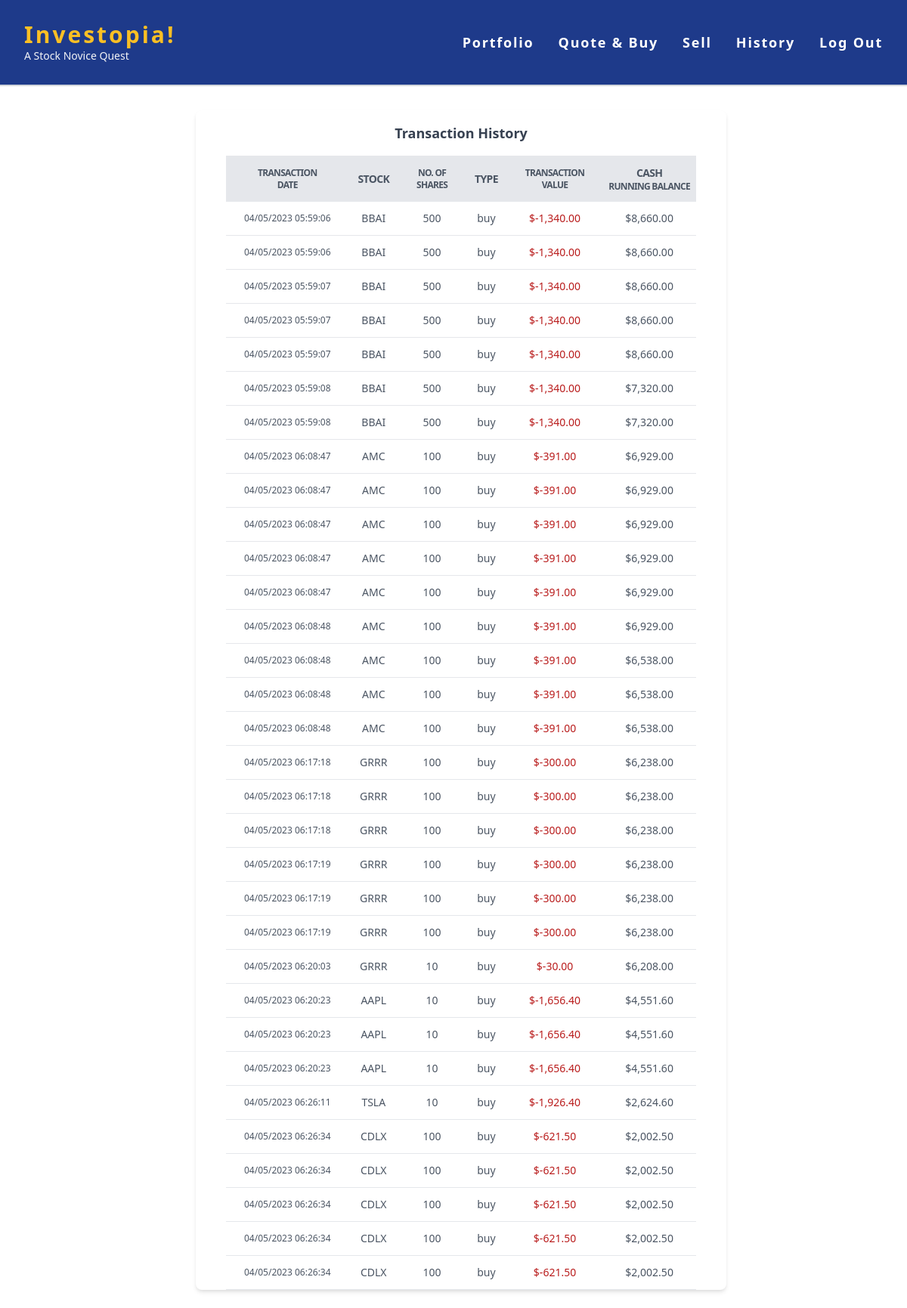
Page /history (signed in) on the committed database.
### app.py (models this page shows, shortened)
class stock_txn(db.Model):
    txn_id = db.Column(db.Integer, primary_key=True)
    stock = db.Column(db.String(80), nullable=False)
    no_of_shares = db.Column(db.Integer, nullable=False)
    total_cost = db.Column(db.Integer, nullable=False)
    user_id = db.Column(db.Integer)
    txn_date = db.Column(db.Date)
    txn_type = db.Column(db.String(80), nullable=False)

class cash_running_bal(db.Model):
    c_bal_id = db.Column(db.Integer, primary_key=True)
    user_id = db.Column(db.Integer)
    txn_id = db.Column(db.Integer)
    txn_date = db.Column(db.Date)
    amount_change = db.Column(db.Integer, nullable=False)
    cash_end_bal = db.Column(db.Integer, nullable=False)

### app.py (the view)
@fin_app.route("/history")
@login_required
def history():
    current_user = session["user_id"]
    transactions = db.session.execute(text(
        "SELECT * FROM stock_txn WHERE user_id = :current_user"), {'current_user': current_user})
    cash_history = db.session.execute(text(
        "SELECT * FROM cash_running_bal WHERE user_id = :current_user"), {'current_user': current_user})
    cash_history = db.session.execute(text(
        "SELECT * FROM (SELECT * FROM cash_running_bal JOIN stock_txn ON cash_running_bal.txn_id = stock_txn.txn_id) WHERE user_id = :current_user"), {'current_user': current_user})
    return render_template("history.html", transactions=transactions, cash_history=cash_history)

### app.py (called while the page is built)
@fin_app.after_request
def after_request(response):
    response.headers["Cache-Control"] = "no-cache, no-store, must-revalidate"
    response.headers["Expires"] = 0
    response.headers["Pragma"] = "no-cache"
    return response

### helpers.py (called while the page is built)
def login_required(f):
    @wraps(f)
    def decorated_function(*args, **kwargs):
        if session.get("user_id") is None:
            return redirect("/login")
        return f(*args, **kwargs)
    return decorated_function

def usd(value):
    return f"${value:,.2f}"

### templates/history.html
{% extends "layout.html" %} {% block title %} List of Users {% endblock %} {%
block main %}
<div class="flex justify-center min-h-screen mt-8 ml-5">
  <div class="bg-white shadow-md rounded-lg overflow-x-auto">
    <div class="flex justify-center items-center px-6 py-4">
      <h2 class="text-lg font-semibold text-gray-700">Transaction History</h2>
    </div>
    <table class="table-auto mx-10 text-xs md:text-sm text-center">
      <thead>
        <tr
          class="bg-gray-200 text-gray-600 uppercase text-sm leading-normal tracking-tighter text-center"
        >
          <th class="py-3 px-6 text-xs">
            <p>Transaction</p>
            <p>Date</p>
          </th>
          <th class="py-3 px-3">Stock</th>
          <th class="py-3 px-6 text-xs">
            <p>No. of</p>
            <p>Shares</p>
          </th>
          <th class="py-3 px-3">Type</th>
          <th class="py-3 px-6 text-xs">
            <p>Transaction</p>
            <p>Value</p>
          </th>
          <th class="py-3 px-2">
            <p>Cash</p>
            <p class="text-xs">Running Balance</p>
          </th>
        </tr>
      </thead>
      <tbody class="text-gray-600 text-sm font-light">
        {% for each in cash_history %}
        <tr class="border-b border-gray-200 hover:bg-gray-100">
          <td class="py-3 px-6 text-xs">{{ each.txn_date }}</td>
          <td class="py-3 px-3">{{ each.stock }}</td>
          <td class="py-3 px-6">{{ each.no_of_shares }}</td>
          <td class="py-3 px-3">
            {{ each.txn_type }}
          </td>
          <td class="py-3 px-6">
            {% if each.amount_change < 0 %}
            <p class="text-red-700">{{ each.amount_change|usd }}</p>
            {% else %}
            <p class="text-green-700">{{ each.amount_change|usd }}</p>
            {% endif %}
          </td>
          <td class="py-3 px-2">{{ each.cash_end_bal|usd }}</td>
        </tr>
        {% endfor %}
      </tbody>
    </table>
  </div>
</div>
{% endblock %}

### templates/layout.html (shortened to what this page needs)
<!DOCTYPE html>
<html lang="en">
  <head>
    <link
      href="https://cdn.jsdelivr.net/npm/tailwindcss@2.2.15/dist/tailwind.min.css"
      rel="stylesheet"
    />
    <link
      href="/static/css/exp.css"
      rel="stylesheet"
    />
  </head>
  <body>
    <header
      class="bg-blue-900 py-7 px-8 flex justify-between items-center border-b-2 border-gray-300 z-5"
      class="bg-blue-900 py-7 px-8 flex justify-between items-center border-b-2 border-gray-300 z-5"
    >
      <div>
        <a
          href="/"
          class="text-xl md:text-3xl font-bold text-yellow-400 tracking-widest"
          >Investopia!</a
        >
        <p class="text-xs md:text-sm text-gray-100">A Stock Novice Quest</p>
      </div>
      <nav class="md:ml-auto z-1">
        <ul
          id="show"
          class="hidden md:flex md:space-x-8 text-white font-semibold text-lg tracking-widest"
        >
          {% if session["user_id"] %}
          <li>
            <a href="/portfolio" class="hover:text-yellow-400">Portfolio</a>
          </li>
          <li>
            <a href="/quote" class="hover:text-yellow-400">Quote &amp; Buy</a>
          </li>
          <li>
            <a href="/sell" class="hover:text-yellow-400">Sell</a>
          </li>
          <li>
            <a href="/history" class="hover:text-yellow-400">History</a>
          </li>
          <li>
            <a href="/logout" class="hover:text-red-400">Log Out</a>
          </li>
          {% endif %}
        </ul>
      </nav>
    </header>
  <main class="mx-auto my-6">{% block main %}{% endblock %}</main>
  </body>
</html>

### rows in the picture
stock_txn: txn_date "04/05/2023 05:59:06", stock "BBAI", no_of_shares "500", txn_type "buy", amount_change "$-1,340.00", cash_end_bal "$8,660.00"
stock_txn: txn_date "04/05/2023 05:59:06", stock "BBAI", no_of_shares "500", txn_type "buy", amount_change "$-1,340.00", cash_end_bal "$8,660.00"
stock_txn: txn_date "04/05/2023 05:59:07", stock "BBAI", no_of_shares "500", txn_type "buy", amount_change "$-1,340.00", cash_end_bal "$8,660.00"
stock_txn: txn_date "04/05/2023 05:59:07", stock "BBAI", no_of_shares "500", txn_type "buy", amount_change "$-1,340.00", cash_end_bal "$8,660.00"
stock_txn: txn_date "04/05/2023 05:59:07", stock "BBAI", no_of_shares "500", txn_type "buy", amount_change "$-1,340.00", cash_end_bal "$8,660.00"
stock_txn: txn_date "04/05/2023 05:59:08", stock "BBAI", no_of_shares "500", txn_type "buy", amount_change "$-1,340.00", cash_end_bal "$7,320.00"
stock_txn: txn_date "04/05/2023 05:59:08", stock "BBAI", no_of_shares "500", txn_type "buy", amount_change "$-1,340.00", cash_end_bal "$7,320.00"
stock_txn: txn_date "04/05/2023 06:08:47", stock "AMC", no_of_shares "100", txn_type "buy", amount_change "$-391.00", cash_end_bal "$6,929.00"
stock_txn: txn_date "04/05/2023 06:08:47", stock "AMC", no_of_shares "100", txn_type "buy", amount_change "$-391.00", cash_end_bal "$6,929.00"
stock_txn: txn_date "04/05/2023 06:08:47", stock "AMC", no_of_shares "100", txn_type "buy", amount_change "$-391.00", cash_end_bal "$6,929.00"
stock_txn: txn_date "04/05/2023 06:08:47", stock "AMC", no_of_shares "100", txn_type "buy", amount_change "$-391.00", cash_end_bal "$6,929.00"
stock_txn: txn_date "04/05/2023 06:08:47", stock "AMC", no_of_shares "100", txn_type "buy", amount_change "$-391.00", cash_end_bal "$6,929.00"
stock_txn: txn_date "04/05/2023 06:08:48", stock "AMC", no_of_shares "100", txn_type "buy", amount_change "$-391.00", cash_end_bal "$6,929.00"
stock_txn: txn_date "04/05/2023 06:08:48", stock "AMC", no_of_shares "100", txn_type "buy", amount_change "$-391.00", cash_end_bal "$6,538.00"
stock_txn: txn_date "04/05/2023 06:08:48", stock "AMC", no_of_shares "100", txn_type "buy", amount_change "$-391.00", cash_end_bal "$6,538.00"
stock_txn: txn_date "04/05/2023 06:08:48", stock "AMC", no_of_shares "100", txn_type "buy", amount_change "$-391.00", cash_end_bal "$6,538.00"
stock_txn: txn_date "04/05/2023 06:17:18", stock "GRRR", no_of_shares "100", txn_type "buy", amount_change "$-300.00", cash_end_bal "$6,238.00"
stock_txn: txn_date "04/05/2023 06:17:18", stock "GRRR", no_of_shares "100", txn_type "buy", amount_change "$-300.00", cash_end_bal "$6,238.00"
stock_txn: txn_date "04/05/2023 06:17:18", stock "GRRR", no_of_shares "100", txn_type "buy", amount_change "$-300.00", cash_end_bal "$6,238.00"
stock_txn: txn_date "04/05/2023 06:17:19", stock "GRRR", no_of_shares "100", txn_type "buy", amount_change "$-300.00", cash_end_bal "$6,238.00"
stock_txn: txn_date "04/05/2023 06:17:19", stock "GRRR", no_of_shares "100", txn_type "buy", amount_change "$-300.00", cash_end_bal "$6,238.00"
stock_txn: txn_date "04/05/2023 06:17:19", stock "GRRR", no_of_shares "100", txn_type "buy", amount_change "$-300.00", cash_end_bal "$6,238.00"
stock_txn: txn_date "04/05/2023 06:20:03", stock "GRRR", no_of_shares "10", txn_type "buy", amount_change "$-30.00", cash_end_bal "$6,208.00"
stock_txn: txn_date "04/05/2023 06:20:23", stock "AAPL", no_of_shares "10", txn_type "buy", amount_change "$-1,656.40", cash_end_bal "$4,551.60"
stock_txn: txn_date "04/05/2023 06:20:23", stock "AAPL", no_of_shares "10", txn_type "buy", amount_change "$-1,656.40", cash_end_bal "$4,551.60"
stock_txn: txn_date "04/05/2023 06:20:23", stock "AAPL", no_of_shares "10", txn_type "buy", amount_change "$-1,656.40", cash_end_bal "$4,551.60"
stock_txn: txn_date "04/05/2023 06:26:11", stock "TSLA", no_of_shares "10", txn_type "buy", amount_change "$-1,926.40", cash_end_bal "$2,624.60"
stock_txn: txn_date "04/05/2023 06:26:34", stock "CDLX", no_of_shares "100", txn_type "buy", amount_change "$-621.50", cash_end_bal "$2,002.50"
stock_txn: txn_date "04/05/2023 06:26:34", stock "CDLX", no_of_shares "100", txn_type "buy", amount_change "$-621.50", cash_end_bal "$2,002.50"
stock_txn: txn_date "04/05/2023 06:26:34", stock "CDLX", no_of_shares "100", txn_type "buy", amount_change "$-621.50", cash_end_bal "$2,002.50"
stock_txn: txn_date "04/05/2023 06:26:34", stock "CDLX", no_of_shares "100", txn_type "buy", amount_change "$-621.50", cash_end_bal "$2,002.50"
stock_txn: txn_date "04/05/2023 06:26:34", stock "CDLX", no_of_shares "100", txn_type "buy", amount_change "$-621.50", cash_end_bal "$2,002.50"
